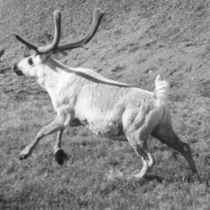
%> input picture Final Project code/caribou.tif, 210 x 210 px, shrunk from 256 x 256 before the run; the run also reads 3 pictures not shown here
$ octave FinalProject.m   (GNU Octave 9; MATLAB toolbox functions it lacks are replaced by stand-ins)
%> lines starting %> are read from the running program, lines starting %| are printed output that depends on the picture
### Final Project code/FourierTransform.m
function out=FourierTransform(image)
    M=size(image,1);
    N=size(image,2);
    Wr_N=DFT(N);
    Wc_M=DFT(M);
    temp=Wr_N*image';
    outA=Wc_M*temp';
    %out=log(1+abs(outA));
    out=abs(outA);
    %shift
    out=[out(floor(M/2)+1:M,floor(N/2)+1:N),out(floor(M/2)+1:M,1:floor(N/2));out(1:floor(M/2),floor(N/2)+1:N),out(1:floor(M/2),1:floor(N/2))];
end

### Final Project code/DFT.m
function out=DFT(N)

    w=exp(-2*pi()*(-1)^(1/2)/N);
    a=[0:N-1];
    t=a'*a;
    out=1/N*w.^(t);
end

### Final Project code/FMfunction.m
function out=FMfunction(F)
    AF=abs(F);
    M=max(max(AF));
    thres=M/1000;
    m=size(F,1);
    n=size(F,2);
    sum=0;
    for i=1:m
        for j=1:n
            if F(i,j)>thres
                sum=sum+1;
            end
        end
    end
    TH=sum;
    FM=TH/(m*n);
    out=FM;
end

### Final Project code/Resultdata.m
function out=Resultdata(image)
    image=double(image);
    %====================================================
    G1=image;
    G2=imgaussfilt(image,0.4);
    G3=imgaussfilt(image,0.8);
    G4=imgaussfilt(image,1.2);
    G5=imgaussfilt(image,1.6);
    G6=imgaussfilt(image,2.0);
    G7=imgaussfilt(image,2.4);
    G8=imgaussfilt(image,2.8);
    G9=imgaussfilt(image,3.2);
    G10=imgaussfilt(image,3.6);
    G11=imgaussfilt(image,4.0);
    %=============== Fourier Transform image ===============
    F1=FourierTransform(G1);
    F2=FourierTransform(G2);
    F3=FourierTransform(G3);
    F4=FourierTransform(G4);
    F5=FourierTransform(G5);
    F6=FourierTransform(G6);
    F7=FourierTransform(G7);
    F8=FourierTransform(G8);
    F9=FourierTransform(G9);
    F10=FourierTransform(G10);
    F11=FourierTransform(G11);
    %========================================================
    FM1=FMfunction(F1);
    FM2=FMfunction(F2);
    FM3=FMfunction(F3);
    FM4=FMfunction(F4);
    FM5=FMfunction(F5);
    FM6=FMfunction(F6);
    FM7=FMfunction(F7);
    FM8=FMfunction(F8);
    FM9=FMfunction(F9);
    FM10=FMfunction(F10);
    FM11=FMfunction(F11);
    %==========================================================
out=[FM1,FM2,FM3,FM4,FM5,FM6,FM7,FM8,FM9,FM10,FM11];

end

### Final Project code/FinalProject.m
%   Final Project Matlab Code
%   2018/1/22
%   404415026 呂哲宇
%   Image Quality Measure FM
%   總共分成五個部分 , 每個clear; 之間就是一個部分.
%   CPBD 在Final Project CPBD.m裡面,開啟執行即可
%   JNB  在Final Project JNB .m裡面,開啟執行即可
%   BM3D的部分在BM3D的資料夾裡面, 開啟test.m檔執行即可
%=============== Part-1 pepper image RGB to Gray ===============part1
clear;
image=imread('caribou.tif');
%> image is the input picture: size 210x210 uint8; min 21, max 255, mean 139.8
image=double(image);
%> image: size 210x210 double
%========== image Gaussian filter -> matlab funciton ==========
G1=image;
figure(1);imshow(G1/255);
G2=imgaussfilt(image,0.4);
figure(2);imshow(G2/255);
G3=imgaussfilt(image,0.8);
figure(3);imshow(G3/255);
G4=imgaussfilt(image,1.2);
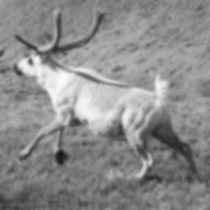
%> G4: size 210x210 double; min 26.8, max 250.8, mean 139.8
figure(4);imshow(G4/255);
G5=imgaussfilt(image,1.6);
figure(5);imshow(G5/255);
G6=imgaussfilt(image,2.0);
figure(6);imshow(G6/255);
G7=imgaussfilt(image,2.4);
figure(7);imshow(G7/255);
G8=imgaussfilt(image,2.8);
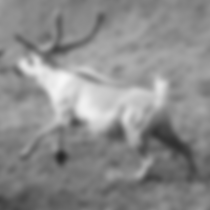
%> G8: size 210x210 double; min 38.14, max 247.2, mean 139.8
figure(8);imshow(G8/255);

%=============== Fourier Transform image ===============

F1=FourierTransform(G1);
figure(21);imshow(F1);
F2=FourierTransform(G2);
figure(22);imshow(F2);
F3=FourierTransform(G3);
figure(23);imshow(F3);
F4=FourierTransform(G4);
figure(24);imshow(F4);
F5=FourierTransform(G5);
figure(25);imshow(F5);
F6=FourierTransform(G6);
figure(26);imshow(F6);
%> after `imshow(F6)`:
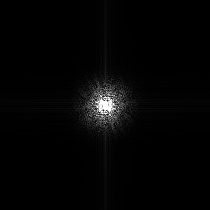
%> displayed picture: size 210x210, on the screen's scale of 0 to 255; min 0, max 255, mean 4.7
F7=FourierTransform(G7);
figure(27);imshow(F7);
F8=FourierTransform(G8);
figure(28);imshow(F8);
%> after `imshow(F8)`:
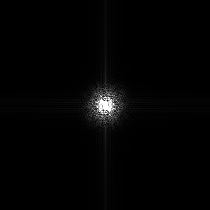
%> displayed picture: size 210x210, on the screen's scale of 0 to 255; min 0, max 255, mean 3.4
%========== 3-1  image quality measure ==========
% Input : Image I of size M * N
% Output: Image Quality measure (FM)
% where FM stands for Frequency Domain Image Blur Measure

% calculate image quality measure (FM)
% Just Test
% FM8=FMfunction(F8);

%========== 3-2  Lena image Demonstration ==========part2
clear;
Image=imread('cameraman.png');
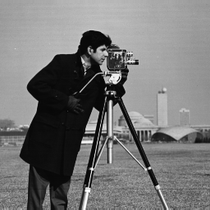
%> input picture Final Project code/cameraman.png, 210 x 210 px, shrunk from 256 x 256 before the run
%> Image is the input picture: size 210x210 uint8; min 0, max 255, mean 118.7
Image=double(Image);
%> Image: size 210x210 double

Image1=Image;
figure(1);imshow(Image1/255);
ImageF1=FourierTransform(Image1);
figure(2);imshow(ImageF1);
%> after `imshow(ImageF1)`:
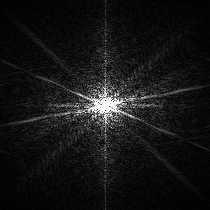
%> displayed picture: size 210x210, on the screen's scale of 0 to 255; min 0, max 255, mean 20.7
FM1=FMfunction(ImageF1);
%> in FMfunction, `M=max(max(AF));`: M = 118.7
%> in FMfunction, `thres=M/1000;`: thres = 0.119
%> after the loop in FMfunction, `for i=1:m`: sum = 7515
%> in FMfunction, `FM=TH/(m*n);`: FM = 0.17
%> FM1 = 0.17

Image2=imgaussfilt(Image,4);
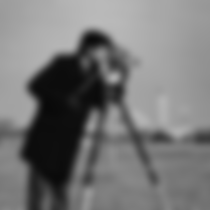
%> Image2: size 210x210 double; min 9.46, max 186.4, mean 118.7
figure(3);imshow(Image2/255);
ImageF2=FourierTransform(Image2);
figure(4);imshow(ImageF2);
FM2=FMfunction(ImageF2);
%> FM2 = 0.0191
x1=[1];
y1=[FM1];
%> y1 = 0.17
x2=[2];
y2=[FM2];
%> y2 = 0.0191
plot(x1,y1,'*',x2,y2,'*');
title('Image Quality Measure (FM) vs Figure');
xlabel('Figure ');
ylabel('Image Quality Measure (FM)');
legend('Figure-1','Figure-2','Location','best');

%=============== 4.Result ===============
%=============== 4-1 ====================part3
clear;
x=[0,0.4,0.8,1.2,1.6,2.0,2.4,2.8,3.2,3.6,4.0];
caribou=imread('caribou.tif');
y1=Resultdata(caribou);
%> in Resultdata, `FM1=FMfunction(F1);`: FM1 = 0.0944
%> in Resultdata, `FM2=FMfunction(F2);`: FM2 = 0.088
%> in Resultdata, `FM3=FMfunction(F3);`: FM3 = 0.0624
%> in Resultdata, `FM4=FMfunction(F4);`: FM4 = 0.0482
%> in Resultdata, `FM5=FMfunction(F5);`: FM5 = 0.037
%> in Resultdata, `FM6=FMfunction(F6);`: FM6 = 0.0315
%> in Resultdata, `FM7=FMfunction(F7);`: FM7 = 0.0248
%> in Resultdata, `FM8=FMfunction(F8);`: FM8 = 0.0207
%> in Resultdata, `FM9=FMfunction(F9);`: FM9 = 0.0174
%> in Resultdata, `FM10=FMfunction(F10);`: FM10 = 0.0149
%> in Resultdata, `FM11=FMfunction(F11);`: FM11 = 0.0132
%> in Resultdata, `out=[FM1,FM2,FM3,FM4,FM5,FM6,FM7,FM8,FM9,FM10,FM11];`: out = [0.0944 0.088 0.0624 0.0482 0.037 0.0315 0.0248 0.0207 0.0174 0.0149 0.0132]
%> y1 has the same summary as out in Resultdata
cameraman=imread('cameraman.png');
y2=Resultdata(cameraman);
%> y2 = [0.17 0.15 0.0857 0.0621 0.047 0.0391 0.0316 0.0278 0.024 0.0212 0.0191]
barbara=imread('barbara.bmp');
y3=Resultdata(barbara);
%> y3 = [0.0437 0.0383 0.0259 0.0222 0.0192 0.0171 0.0151 0.0134 0.0119 0.0109 0.0102]
boats=imread('boats.png');
boats=rgb2gray(boats);
y4=Resultdata(boats);
%> y4 = [0.0646 0.0612 0.0481 0.038 0.0325 0.0292 0.0246 0.0223 0.02 0.0182 0.0168]
bike=imread('bike.png');
bike=rgb2gray(bike);
y5=Resultdata(bike);
%> (the run ends here)
